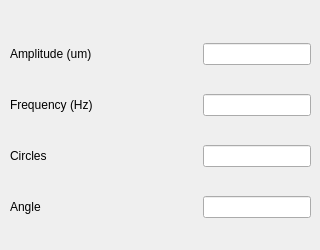
           <widget class="QWidget" name="ShearTab">
            <attribute name="title">
             <string>Shear</string>
            </attribute>
            <widget class="QWidget" name="gridLayoutWidget_3">
             <property name="geometry">
              <rect>
               <x>10</x>
               <y>20</y>
               <width>301</width>
               <height>221</height>
              </rect>
             </property>
             <layout class="QGridLayout" name="gridLayout_7" rowstretch="1,0,0,0" columnstretch="1,0">
              <item row="0" column="0">
               <widget class="QLabel" name="label_23">
                <property name="text">
                 <string>Amplitude (um)</string>
                </property>
               </widget>
              </item>
              <item row="1" column="1">
               <widget class="QLineEdit" name="FreqEdit"/>
              </item>
              <item row="2" column="0">
               <widget class="QLabel" name="label_25">
                <property name="text">
                 <string>Circles</string>
                </property>
               </widget>
              </item>
              <item row="0" column="1">
               <widget class="QLineEdit" name="AmpEdit"/>
              </item>
              <item row="2" column="1">
               <widget class="QLineEdit" name="CircEdit"/>
              </item>
              <item row="1" column="0">
               <widget class="QLabel" name="label_24">
                <property name="text">
                 <string>Frequency (Hz)</string>
                </property>
               </widget>
              </item>
              <item row="3" column="0">
               <widget class="QLabel" name="label_26">
                <property name="text">
                 <string>Angle</string>
                </property>
               </widget>
              </item>
              <item row="3" column="1">
               <widget class="QLineEdit" name="AngleEdit"/>
              </item>
             </layout>
            </widget>
           </widget>
